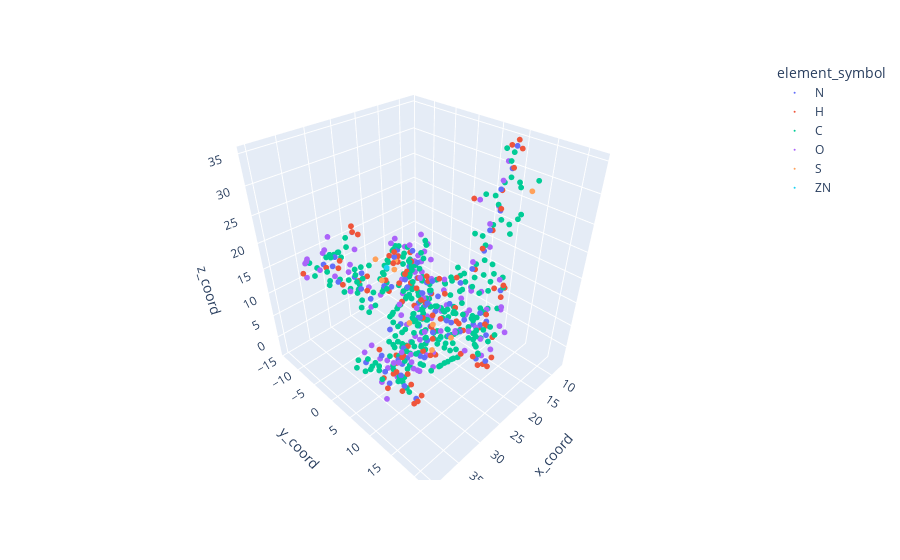

Write notebook code for a chart like this one.
### Code cell
# Protein 6fhq
import plotly.express as px

fig = px.scatter_3d(df, x='x_coord', y='y_coord', z='z_coord', color='element_symbol')
fig.update_traces(marker_size = 2)

fig.show()
